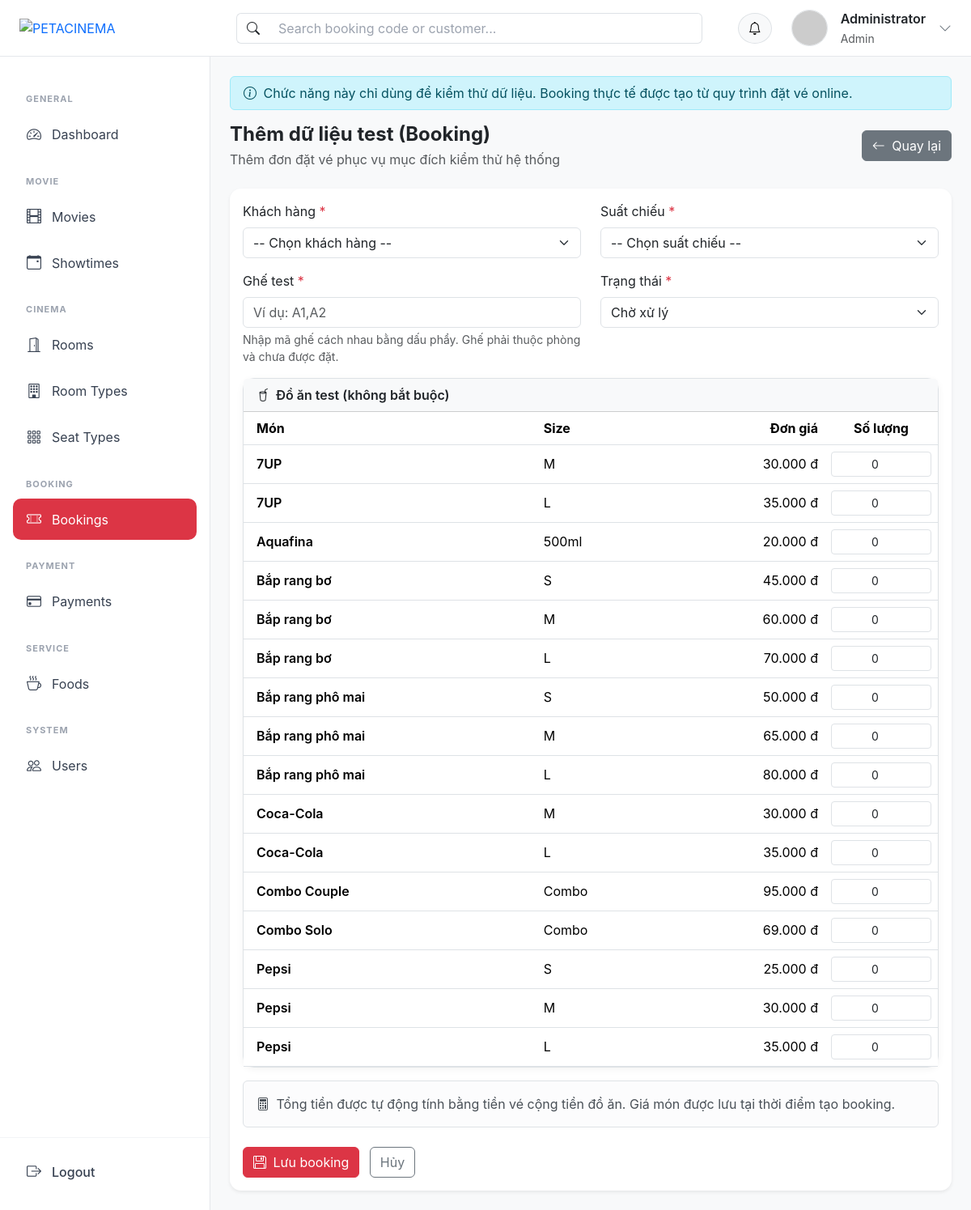
The app's page /?action=booking_add (signed in) with its own data.
### tables this page shows
CREATE TABLE `food_variants` (
  `id` int NOT NULL,
  `food_id` int NOT NULL,
  `size` varchar(10) DEFAULT NULL,
  `price` decimal(10,2) DEFAULT NULL,
  `stock` int DEFAULT '0'
);

CREATE TABLE `foods` (
  `id` int NOT NULL,
  `name` varchar(255) NOT NULL,
  `description` text,
  `image` varchar(255) DEFAULT NULL,
  `status` enum('active','inactive') DEFAULT 'active'
);

### controllers/BookingController.php (called while the page is built, shortened)
<?php
class BookingController
{
    public function add()
    {
        $bookingModel = new BookingModel();
        $foodVariants = $bookingModel->getFoodVariantOptions();
        $old = [
            'status' => 'pending',
            'seat_numbers' => '',
            'food_quantities' => [],
        ];
        require_once PATH_VIEW . 'admin/layout/layout.php';
    }
}

### index.php (called while the page is built, shortened)
<?php
spl_autoload_register(function ($class) {
    $fileName = "$class.php";
    $fileModel              = PATH_MODEL . $fileName;
});
require_once './routes/index.php';

### models/BaseModel.php (called while the page is built, shortened)
<?php
class BaseModel
{
    public function __construct()
    {
        $dsn = sprintf('mysql:host=%s;port=%s;dbname=%s;charset=utf8', DB_HOST, DB_PORT, DB_NAME);
        try {
            $this->pdo = new PDO($dsn, DB_USERNAME, DB_PASSWORD, DB_OPTIONS);
        } catch (PDOException $e) {
            die("Kết nối cơ sở dữ liệu thất bại: {$e->getMessage()}. Vui lòng thử lại sau.");
        }
    }
}

### models/BookingModel.php (called while the page is built, shortened)
<?php
class BookingModel extends BaseModel
{
    public function __construct()
    {
        try {
            $this->pdo->exec("ALTER TABLE tickets MODIFY COLUMN checkin_status ENUM('pending','checked_in') NOT NULL DEFAULT 'pending'");
        } catch (Exception $e) {
        }
    }
    public function getFoodVariantOptions(): array
    {
        $sql = "SELECT fv.id, fv.size, fv.price, fv.stock,
                       f.name AS food_name
                FROM food_variants fv
                JOIN foods f ON f.id = fv.food_id
                WHERE f.status = 'active'
                ORDER BY f.name ASC, fv.price ASC";
        $stmt = $this->pdo->prepare($sql);
        $stmt->execute();
        return $stmt->fetchAll(PDO::FETCH_ASSOC);
    }
}

### views/admin/booking/_form.php (the view, shortened to what this page needs)
<div class="row">
    <div class="col-md-6 mb-3">
        <label class="form-label">Khách hàng <span class="text-danger">*</span></label>
        <select name="user_id" class="form-select <?= isset($errors['user_id']) ? 'is-invalid' : '' ?>">
            <option value="">-- Chọn khách hàng --</option>
        </select>
    </div>
    <div class="col-md-6 mb-3">
        <label class="form-label">Suất chiếu <span class="text-danger">*</span></label>
        <select name="showtime_id" class="form-select <?= isset($errors['showtime_id']) ? 'is-invalid' : '' ?>">
            <option value="">-- Chọn suất chiếu --</option>
        </select>
    </div>
    <div class="col-md-6 mb-3">
        <label class="form-label">Ghế test <span class="text-danger">*</span></label>
        <input type="text" name="seat_numbers"
               class="form-control <?= isset($errors['seat_numbers']) ? 'is-invalid' : '' ?>"
               value="<?= htmlspecialchars($data['seat_numbers'] ?? '') ?>"
               placeholder="Ví dụ: A1,A2">
        <div class="form-text">Nhập mã ghế cách nhau bằng dấu phẩy. Ghế phải thuộc phòng và chưa được đặt.</div>
    </div>
    <div class="col-md-6 mb-3">
        <label class="form-label">Trạng thái <span class="text-danger">*</span></label>
        <select name="status" class="form-select <?= isset($errors['status']) ? 'is-invalid' : '' ?>">
            <option value="pending" <?= ($data['status'] ?? '') === 'pending' ? 'selected' : '' ?>>Chờ xử lý</option>
        </select>
    </div>
</div>
<div class="card border mb-3">
    <div class="card-header bg-light fw-semibold">
        <i class="bi bi-cup-straw me-1"></i> Đồ ăn test (không bắt buộc)
    </div>
    <div class="card-body p-0">
        <div class="table-responsive">
            <table class="table align-middle mb-0">
                <thead>
                    <tr>
                        <th class="ps-3">Món</th>
                        <th>Size</th>
                        <th class="text-end">Đơn giá</th>
                        <th class="text-center" style="width: 140px">Số lượng</th>
                    </tr>
                </thead>
                <tbody>
                    <?php if (!empty($foodVariants)) : ?>
                        <?php foreach ($foodVariants as $variant) : ?>
                            <?php $qty = (int) (($data['food_quantities'] ?? [])[$variant['id']] ?? 0); ?>
                            <tr>
                                <td class="ps-3 fw-semibold"><?= htmlspecialchars($variant['food_name']) ?></td>
                                <td><?= htmlspecialchars($variant['size'] ?: '-') ?></td>
                                <td class="text-end"><?= number_format((float) $variant['price'], 0, ',', '.') ?> đ</td>
                                <td>
                                    <input type="number" min="0" max="99"
                                           name="food_quantities[<?= (int) $variant['id'] ?>]"
                                           value="<?= $qty ?>" class="form-control form-control-sm text-center">
                                </td>
                            </tr>
                        <?php endforeach; ?>
                    <?php else : ?>
                        <tr><td colspan="4" class="text-center text-muted py-3">Chưa có đồ ăn đang bán.</td></tr>
                    <?php endif; ?>
                </tbody>
            </table>
        </div>
    </div>
</div>
<div class="alert alert-light border mb-0">
    <i class="bi bi-calculator me-1"></i>
    Tổng tiền được tự động tính bằng tiền vé cộng tiền đồ ăn. Giá món được lưu tại thời điểm tạo booking.
</div>

### assets/css/admin.css (style rules this page uses)
:root { --header-height: 70px; --sidebar-width: 260px; }
body { margin: 0; background: #f8f9fa; font-family: "Inter", -apple-system, BlinkMacSystemFont, "Segoe UI", Roboto, sans-serif; min-height: 100vh; }
.content .table-responsive { width: 100%; overflow-x: auto; }
.card { border: none; border-radius: 14px; box-shadow: 0 2px 10px rgba(0, 0, 0, 0.05); }

### records on screen
food_variants: food.name "7UP", size "M", price "30.000", id "0"
food_variants: food.name "7UP", size "L", price "35.000", id "0"
food_variants: food.name "Aquafina", size "500ml", price "20.000", id "0"
food_variants: food.name "Bắp rang bơ", size "S", price "45.000", id "0"
food_variants: food.name "Bắp rang bơ", size "M", price "60.000", id "0"
food_variants: food.name "Bắp rang bơ", size "L", price "70.000", id "0"
food_variants: food.name "Bắp rang phô mai", size "S", price "50.000", id "0"
food_variants: food.name "Bắp rang phô mai", size "M", price "65.000", id "0"
food_variants: food.name "Bắp rang phô mai", size "L", price "80.000", id "0"
food_variants: food.name "Coca-Cola", size "M", price "30.000", id "0"
food_variants: food.name "Coca-Cola", size "L", price "35.000", id "0"
food_variants: food.name "Combo Couple", size "Combo", price "95.000", id "0"
food_variants: food.name "Combo Solo", size "Combo", price "69.000", id "0"
food_variants: food.name "Pepsi", size "S", price "25.000", id "0"
food_variants: food.name "Pepsi", size "M", price "30.000", id "0"
food_variants: food.name "Pepsi", size "L", price "35.000", id "0"

### other values on screen
$user['fullname'] "Administrator"
$user['role'] "Admin"
